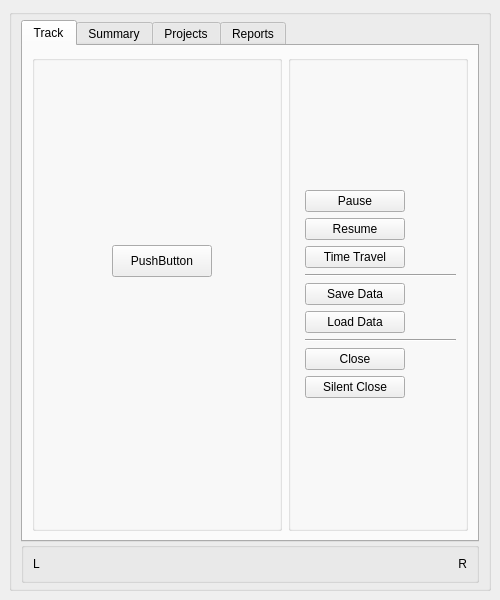
<?xml version="1.0" encoding="UTF-8"?>
<ui version="4.0">
 <class>main_window</class>
 <widget class="QMainWindow" name="main_window">
  <property name="geometry">
   <rect>
    <x>0</x>
    <y>0</y>
    <width>500</width>
    <height>600</height>
   </rect>
  </property>
  <property name="minimumSize">
   <size>
    <width>500</width>
    <height>600</height>
   </size>
  </property>
  <property name="windowTitle">
   <string>TimeTrackerTwo</string>
  </property>
  <widget class="QWidget" name="centralwidget">
   <layout class="QGridLayout" name="gridLayout_3">
    <item row="0" column="0">
     <widget class="QGroupBox" name="global_pane">
      <property name="sizePolicy">
       <sizepolicy hsizetype="MinimumExpanding" vsizetype="MinimumExpanding">
        <horstretch>0</horstretch>
        <verstretch>0</verstretch>
       </sizepolicy>
      </property>
      <property name="minimumSize">
       <size>
        <width>200</width>
        <height>80</height>
       </size>
      </property>
      <property name="autoFillBackground">
       <bool>false</bool>
      </property>
      <property name="title">
       <string/>
      </property>
      <layout class="QGridLayout" name="gridLayout">
       <property name="topMargin">
        <number>5</number>
       </property>
       <property name="bottomMargin">
        <number>5</number>
       </property>
       <property name="verticalSpacing">
        <number>0</number>
       </property>
       <item row="1" column="0">
        <widget class="QGroupBox" name="footer_box">
         <property name="title">
          <string/>
         </property>
         <layout class="QHBoxLayout" name="horizontalLayout_4">
          <item>
           <layout class="QHBoxLayout" name="footer_layout">
            <item>
             <widget class="QLabel" name="left_footer">
              <property name="text">
               <string>L</string>
              </property>
             </widget>
            </item>
            <item>
             <widget class="QLabel" name="right_footer">
              <property name="maximumSize">
               <size>
                <width>16777215</width>
                <height>50</height>
               </size>
              </property>
              <property name="text">
               <string>R</string>
              </property>
              <property name="alignment">
               <set>Qt::AlignmentFlag::AlignRight|Qt::AlignmentFlag::AlignTrailing|Qt::AlignmentFlag::AlignVCenter</set>
              </property>
             </widget>
            </item>
           </layout>
          </item>
         </layout>
        </widget>
       </item>
       <item row="0" column="0">
        <widget class="QTabWidget" name="tabWidget">
         <property name="sizePolicy">
          <sizepolicy hsizetype="Preferred" vsizetype="Expanding">
           <horstretch>0</horstretch>
           <verstretch>0</verstretch>
          </sizepolicy>
         </property>
         <property name="minimumSize">
          <size>
           <width>400</width>
           <height>0</height>
          </size>
         </property>
         <property name="maximumSize">
          <size>
           <width>1000</width>
           <height>1000</height>
          </size>
         </property>
         <property name="currentIndex">
          <number>0</number>
         </property>
         <widget class="QWidget" name="track_tab">
          <attribute name="title">
           <string>Track</string>
          </attribute>
          <layout class="QGridLayout" name="gridLayout_5">
           <item row="0" column="0">
            <layout class="QGridLayout" name="gridLayout_2">
             <property name="verticalSpacing">
              <number>4</number>
             </property>
             <item row="0" column="0">
              <widget class="QGroupBox" name="t_project_buttons">
               <property name="sizePolicy">
                <sizepolicy hsizetype="Preferred" vsizetype="Preferred">
                 <horstretch>0</horstretch>
                 <verstretch>0</verstretch>
                </sizepolicy>
               </property>
               <property name="minimumSize">
                <size>
                 <width>250</width>
                 <height>0</height>
                </size>
               </property>
               <property name="title">
                <string/>
               </property>
               <widget class="projectButton" name="t_test_button">
                <property name="geometry">
                 <rect>
                  <x>80</x>
                  <y>190</y>
                  <width>100</width>
                  <height>32</height>
                 </rect>
                </property>
                <property name="text">
                 <string>PushButton</string>
                </property>
               </widget>
              </widget>
             </item>
             <item row="0" column="1">
              <widget class="QGroupBox" name="t_main_buttons">
               <property name="sizePolicy">
                <sizepolicy hsizetype="Preferred" vsizetype="Preferred">
                 <horstretch>1</horstretch>
                 <verstretch>0</verstretch>
                </sizepolicy>
               </property>
               <property name="minimumSize">
                <size>
                 <width>120</width>
                 <height>0</height>
                </size>
               </property>
               <property name="title">
                <string/>
               </property>
               <layout class="QVBoxLayout" name="verticalLayout_2">
                <item>
                 <layout class="QVBoxLayout" name="verticalLayout">
                  <property name="spacing">
                   <number>-1</number>
                  </property>
                  <property name="sizeConstraint">
                   <enum>QLayout::SizeConstraint::SetDefaultConstraint</enum>
                  </property>
                  <property name="leftMargin">
                   <number>5</number>
                  </property>
                  <item>
                   <widget class="QPushButton" name="t_pause_button">
                    <property name="sizePolicy">
                     <sizepolicy hsizetype="Minimum" vsizetype="Fixed">
                      <horstretch>10</horstretch>
                      <verstretch>0</verstretch>
                     </sizepolicy>
                    </property>
                    <property name="maximumSize">
                     <size>
                      <width>100</width>
                      <height>16777215</height>
                     </size>
                    </property>
                    <property name="baseSize">
                     <size>
                      <width>100</width>
                      <height>0</height>
                     </size>
                    </property>
                    <property name="text">
                     <string>Pause</string>
                    </property>
                   </widget>
                  </item>
                  <item>
                   <widget class="QPushButton" name="t_resume_button">
                    <property name="maximumSize">
                     <size>
                      <width>100</width>
                      <height>16777215</height>
                     </size>
                    </property>
                    <property name="baseSize">
                     <size>
                      <width>100</width>
                      <height>0</height>
                     </size>
                    </property>
                    <property name="text">
                     <string>Resume</string>
                    </property>
                   </widget>
                  </item>
                  <item>
                   <widget class="QPushButton" name="t_ttravel_button">
                    <property name="maximumSize">
                     <size>
                      <width>100</width>
                      <height>16777215</height>
                     </size>
                    </property>
                    <property name="text">
                     <string>Time Travel</string>
                    </property>
                   </widget>
                  </item>
                  <item>
                   <widget class="Line" name="line">
                    <property name="orientation">
                     <enum>Qt::Orientation::Horizontal</enum>
                    </property>
                   </widget>
                  </item>
                  <item>
                   <widget class="QPushButton" name="t_save_button">
                    <property name="maximumSize">
                     <size>
                      <width>100</width>
                      <height>16777215</height>
                     </size>
                    </property>
                    <property name="text">
                     <string>Save Data</string>
                    </property>
                   </widget>
                  </item>
                  <item>
                   <widget class="QPushButton" name="t_load_button">
                    <property name="maximumSize">
                     <size>
                      <width>100</width>
                      <height>16777215</height>
                     </size>
                    </property>
                    <property name="text">
                     <string>Load Data</string>
                    </property>
                   </widget>
                  </item>
                  <item>
                   <widget class="Line" name="line_2">
                    <property name="orientation">
                     <enum>Qt::Orientation::Horizontal</enum>
                    </property>
                   </widget>
                  </item>
                  <item>
                   <widget class="QPushButton" name="t_close_button">
                    <property name="maximumSize">
                     <size>
                      <width>100</width>
                      <height>16777215</height>
                     </size>
                    </property>
                    <property name="text">
                     <string>Close</string>
                    </property>
                   </widget>
                  </item>
                  <item>
                   <widget class="QPushButton" name="t_silent_button">
                    <property name="maximumSize">
                     <size>
                      <width>100</width>
                      <height>16777215</height>
                     </size>
                    </property>
                    <property name="text">
                     <string>Silent Close</string>
                    </property>
                   </widget>
                  </item>
                 </layout>
                </item>
               </layout>
              </widget>
             </item>
            </layout>
           </item>
          </layout>
         </widget>
         <widget class="QWidget" name="summary_tab">
          <attribute name="title">
           <string>Summary</string>
          </attribute>
          <widget class="QWidget" name="gridLayoutWidget_2">
           <property name="geometry">
            <rect>
             <x>9</x>
             <y>9</y>
             <width>360</width>
             <height>468</height>
            </rect>
           </property>
           <layout class="QGridLayout" name="gridLayout_4">
            <item row="0" column="0">
             <widget class="QScrollArea" name="scrollArea">
              <property name="sizePolicy">
               <sizepolicy hsizetype="MinimumExpanding" vsizetype="Expanding">
                <horstretch>0</horstretch>
                <verstretch>0</verstretch>
               </sizepolicy>
              </property>
              <property name="minimumSize">
               <size>
                <width>100</width>
                <height>400</height>
               </size>
              </property>
              <property name="widgetResizable">
               <bool>true</bool>
              </property>
              <widget class="QWidget" name="scrollAreaWidgetContents">
               <property name="geometry">
                <rect>
                 <x>0</x>
                 <y>0</y>
                 <width>356</width>
                 <height>398</height>
                </rect>
               </property>
               <widget class="QLabel" name="summary_text">
                <property name="geometry">
                 <rect>
                  <x>10</x>
                  <y>10</y>
                  <width>341</width>
                  <height>361</height>
                 </rect>
                </property>
                <property name="text">
                 <string>Report goes here</string>
                </property>
               </widget>
              </widget>
             </widget>
            </item>
            <item row="1" column="0">
             <widget class="QGroupBox" name="groupBox">
              <property name="sizePolicy">
               <sizepolicy hsizetype="Preferred" vsizetype="Minimum">
                <horstretch>0</horstretch>
                <verstretch>0</verstretch>
               </sizepolicy>
              </property>
              <property name="title">
               <string/>
              </property>
              <layout class="QHBoxLayout" name="horizontalLayout_3">
               <item>
                <widget class="QPushButton" name="s_hours_button">
                 <property name="text">
                  <string>Hours</string>
                 </property>
                </widget>
               </item>
               <item>
                <widget class="QPushButton" name="s_minutes_button">
                 <property name="text">
                  <string>Minutes</string>
                 </property>
                </widget>
               </item>
               <item>
                <widget class="QPushButton" name="s_debug_button">
                 <property name="text">
                  <string>Debug</string>
                 </property>
                </widget>
               </item>
              </layout>
             </widget>
            </item>
           </layout>
          </widget>
         </widget>
         <widget class="QWidget" name="project_tab">
          <attribute name="title">
           <string>Projects</string>
          </attribute>
          <widget class="QWidget" name="gridLayoutWidget_3">
           <property name="geometry">
            <rect>
             <x>10</x>
             <y>10</y>
             <width>400</width>
             <height>456</height>
            </rect>
           </property>
           <layout class="QGridLayout" name="gridLayout_6">
            <property name="verticalSpacing">
             <number>4</number>
            </property>
            <item row="0" column="0">
             <widget class="QGroupBox" name="p_project_pane">
              <property name="sizePolicy">
               <sizepolicy hsizetype="Preferred" vsizetype="Preferred">
                <horstretch>0</horstretch>
                <verstretch>0</verstretch>
               </sizepolicy>
              </property>
              <property name="minimumSize">
               <size>
                <width>250</width>
                <height>0</height>
               </size>
              </property>
              <property name="title">
               <string/>
              </property>
              <widget class="QScrollArea" name="scrollArea_2">
               <property name="geometry">
                <rect>
                 <x>-1</x>
                 <y>-1</y>
                 <width>251</width>
                 <height>451</height>
                </rect>
               </property>
               <property name="widgetResizable">
                <bool>true</bool>
               </property>
               <widget class="QWidget" name="scrollAreaWidgetContents_2">
                <property name="geometry">
                 <rect>
                  <x>0</x>
                  <y>0</y>
                  <width>249</width>
                  <height>449</height>
                 </rect>
                </property>
                <widget class="QLabel" name="p_project_info">
                 <property name="geometry">
                  <rect>
                   <x>10</x>
                   <y>10</y>
                   <width>221</width>
                   <height>421</height>
                  </rect>
                 </property>
                 <property name="text">
                  <string>Project Info here</string>
                 </property>
                </widget>
               </widget>
              </widget>
             </widget>
            </item>
            <item row="0" column="1">
             <widget class="QGroupBox" name="p_project_buttons">
              <property name="sizePolicy">
               <sizepolicy hsizetype="Preferred" vsizetype="Preferred">
                <horstretch>1</horstretch>
                <verstretch>0</verstretch>
               </sizepolicy>
              </property>
              <property name="minimumSize">
               <size>
                <width>120</width>
                <height>0</height>
               </size>
              </property>
              <property name="title">
               <string/>
              </property>
              <layout class="QVBoxLayout" name="verticalLayout_3">
               <item>
                <layout class="QVBoxLayout" name="p_project_layout">
                 <property name="spacing">
                  <number>-1</number>
                 </property>
                 <property name="sizeConstraint">
                  <enum>QLayout::SizeConstraint::SetDefaultConstraint</enum>
                 </property>
                 <property name="leftMargin">
                  <number>5</number>
                 </property>
                </layout>
               </item>
              </layout>
             </widget>
            </item>
           </layout>
          </widget>
         </widget>
         <widget class="QWidget" name="reports_tab">
          <attribute name="title">
           <string>Reports</string>
          </attribute>
         </widget>
        </widget>
       </item>
      </layout>
     </widget>
    </item>
   </layout>
  </widget>
 </widget>
 <customwidgets>
  <customwidget>
   <class>projectButton</class>
   <extends>QPushButton</extends>
   <header>projectbutton.h</header>
  </customwidget>
 </customwidgets>
 <resources/>
 <connections/>
</ui>
